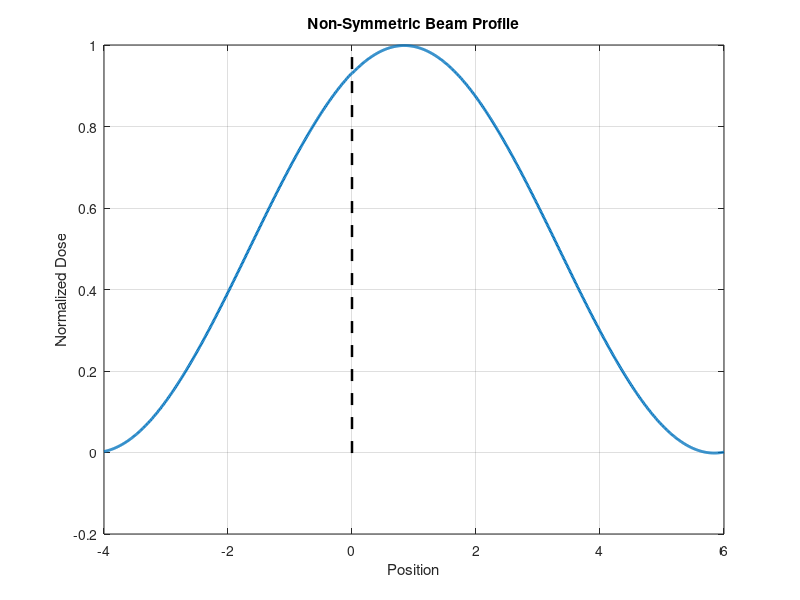

MATLAB code to generate this figure: (Note: this script raises an error after producing the figure.)
% Author: Dalton H Bermudez (UW Madison)
% Accessment of simulated beam profile symmetry of real clinical beam profiles,
% comparing proposed correlative symmetric index (CSI) with standard Point
% wise Quotient and Area based metrics

% Define parameters
x = linspace(-4, 6, 1000); % X-axis range and resolution
A1 = 1; % Amplitude of the sine function
A2 = 0.5; % Amplitude of the cosine function
k = 2 * pi / 10; % Wave number (frequency component)
phi = pi / 4; % Phase shift to break symmetry in the profile

% Generate the beam profile
beam_profile = A1 * sin(k * x + phi) + A2 * cos(k * x);
beam_profile_2 = beam_profile - min(beam_profile);
beam_profile_3 = beam_profile_2./max(beam_profile_2);

% Ensure the areas are symmetric
left_area = trapz(x(x < 0), beam_profile_3(x < 0)); % Area on the left side
right_area = trapz(x(x > 0), beam_profile_3(x > 0)); % Area on the right side
Area_quotint = (right_area-left_area)./(left_area+right_area );
% Adjust the profile to make areas symmetric
adjustment = (right_area - left_area) / (2 * sum(x > 0)); % Calculate adjustment factor
beam_profile_3(x > 0) = beam_profile_3(x > 0) - adjustment; % Adjust the right side

% Plot the beam profile
figure;
plot(x, beam_profile_3, 'LineWidth', 2);
hold on;
plot([0 0], [min(beam_profile_3) max(beam_profile_3)], 'k--', 'LineWidth', 1.8); % Center line
title('Non-Symmetric Beam Profile');
xlabel('Position');
ylabel('Normalized Dose');
grid on;
hold off;

%%
% Define parameters
x = linspace(-4, 6, 1000); % X-axis range and resolution
A1 = 1; % Amplitude of the sine function
A2 = 0.5; % Amplitude of the cosine function
k = 2 * pi / 10; % Wave number (frequency component)
phi = pi / 4; % Phase shift to break symmetry in the profile

% Generate the beam profile
beam_profile = A1 * sin(k * x + phi) + A2 * cos(k * x);
beam_profile_2 = beam_profile - min(beam_profile);
beam_profile_3 = beam_profile_2./max(beam_profile_2);

% Ensure the areas are symmetric
left_area = trapz(x(x > -2), beam_profile_3(x >-2)); % Area on the left side
right_area = trapz(x(x <2 ), beam_profile_3(x < 2));
Area_quotint_no_noise = (right_area-left_area)./(left_area+right_area );
% Adjust the profile to make areas symmetric
adjustment = (right_area - left_area) / (2 * sum(x > 0)); % Calculate adjustment factor
beam_profile_3(x > 0) = beam_profile_3(x > 0) - adjustment; % Adjust the right side

% Calculate pointwise difference quotient
left_side = beam_profile_3(x < 0);
right_side = beam_profile_3(x > 0);

% Ensure left_side and right_side are of equal length
min_length = min(length(left_side), length(right_side));
left_side = left_side(end-min_length+1:end);
right_side = right_side(1:min_length);
inverted_left_side = flip(left_side); % horizontally  invert the left side

difference_quotient = abs(right_side - inverted_left_side) ./ max([right_side,inverted_left_side]) ;
%difference_quotient_max = max((right_side - left_side) ./ left_side);


% Calculate cross-correlation
inverted_left_side = flip(left_side); % horizontally  invert the left side
[cross_corr,lags] = xcorr(right_side, inverted_left_side, 'biased');
cross_corr_2 = xcorr(right_side, inverted_left_side, 'coeff');
signal1_2d = reshape(right_side, 1, []);
signal2_2d = reshape(inverted_left_side, 1 ,[]);
ssimValue_nonoise= ssim(signal1_2d, signal2_2d , 'exp', [1,1, 1])
% Plot the beam profile
figure;
subplot(2,2,1);
plot(x, beam_profile_3, 'LineWidth', 2);
hold on;
plot([0 0], [min(beam_profile_3) max(beam_profile_3)], 'k--', 'LineWidth', 1.8); % Center line
title('Non-Symmetric Beam Profile with Symmetric Area');
xlabel('Position (cm)');
ylabel('Normalized Dose');
grid on;
hold off;

% Plot the pointwise difference quotient
subplot(2,2,2);
a = x(x > 0);
plot(a(1:400), difference_quotient, 'LineWidth', 2);
title('Pointwise Difference Quotient Between Left and Right Sides');
xlabel('Position (cm)');
ylabel('Difference Quotient');
grid on;

% Plot the cross-correlation
subplot(2,2,3);
plot(lags/100, cross_corr, 'LineWidth', 2);
title('Cross-Correlation Between Right Side and Horizontal Inverted Left Side');
xlabel('Position (cm)');
ylabel('Cross-Correlation');
grid on;
subplot(2,2,4);
plot(a(1:400), inverted_left_side, 'LineWidth', 2);
hold on
plot(a(1:400), right_side, 'LineWidth', 2); hold off
title('inverted left vs right beam profile')
ylabel('Normalized Dose');
xlabel('Position (cm)');
grid on;
%% with Added noise 
% Define parameters
x = linspace(-4, 6, 1000); % X-axis range and resolution
A1 = 1; % Amplitude of the sine function
A2 = 0.5; % Amplitude of the cosine function
k = 2 * pi / 10; % Wave number (frequency component)
phi = pi / 4; % Phase shift to break symmetry in the profile
x1 = linspace(-4, 6, 1999);
% Generate the beam profile
cf1 = 250;         % central fq
bw = 0.25;          % bandwidth in octave
low_f1 = cf1 / 2 ^ (bw/2);      % lower limit of the fq range
high_f1 = cf1 * 2 ^ (bw/2);     % upper limit of the fq range
fs = 1000;          % sampling frequency
% geberate a gaussian white signal

% band pass the white noise to get the narrow band 
fv = linspace(0, 1, 2);                                % Normalised Frequencies
a = 1./(1 + fv*2);                                       % Amplitudes Of ‘1/f’
b = firls(42, fv, a);  
N = 1000;
ns = 0.3*rand(size(x));
invfn = filtfilt(b, 1, ns);                             % Create ‘1/f’ Noise
figure(2)
plot([0:N-1], invfn)                                    % Plot Noise In Time Domain
grid


Gaussian_noise = 0.3*rand(size(x));

beam_profile = A1 * sin(k * x + phi) + A2 * cos(k * x)+invfn;
beam_profile_2 = beam_profile - min(beam_profile);
beam_profile_3 = beam_profile_2./max(beam_profile_2);
plot(x,beam_profile)
ylim([-1 1])
% Ensure the areas are symmetric
left_area = trapz(x(x > -2), beam_profile_3(x >-2)); % Area on the left side
right_area = trapz(x(x <2 ), beam_profile_3(x < 2)); % Area on the right side
Area_quotint_noise = (right_area-left_area)./(left_area+right_area );
% Adjust the profile to make areas symmetric
inverted_left_side = flip(left_side); % Vertically invert the left side
adjustment = (right_area - left_area) / (2 * sum(x > 0)); % Calculate adjustment factor
beam_profile(x > 0) = beam_profile(x > 0) - adjustment; % Adjust the right side

% Calculate pointwise difference quotient
left_side = beam_profile_3(x < 0);
right_side = beam_profile_3(x > 0);

% Ensure left_side and right_side are of equal length
min_length = min(length(left_side), length(right_side));
left_side = left_side(end-min_length+1:end);
right_side = right_side(1:min_length);

difference_quotient = abs(right_side - inverted_left_side ) ./ max([right_side,inverted_left_side]);
difference_quotient_max = max(abs((right_side - left_side) ./ left_side));


% Calculate cross-correlation
inverted_left_side = flip(left_side); % Vertically invert the left side
[cross_corr, lags] = xcorr(right_side, inverted_left_side, 'biased');
cross_corr_2 = xcorr(right_side, inverted_left_side, 'biased');
signal1_2d = reshape(right_side, 1, []);
signal2_2d = reshape(inverted_left_side, 1 ,[]);
ssimValue_noise= ssim(signal1_2d, signal2_2d , 'exp', [1,1, 1])
% Plot the beam profile
figure;
subplot(2,2,1);
plot(x, beam_profile_3, 'LineWidth', 2);
hold on;
plot([0 0], [min(beam_profile_3) max(beam_profile_3)], 'k--', 'LineWidth', 1.8); % Center line
title('Non-Symmetric Beam Profile with Symmetric Area');
xlabel('Position (cm)');
ylabel('Normalized Dose');
grid on;
hold off;

% Plot the pointwise difference quotient
subplot(2,2,2);
a = x(x > 0);
plot(a(1:400), abs(difference_quotient), 'LineWidth', 2);
title('Pointwise Difference Quotient Between Left and Right Sides');
xlabel('Position (cm)');
ylabel('Difference Quotient');
grid on;

% Plot the cross-correlation
subplot(2,2,3);
plot(lags/100,  cross_corr, 'LineWidth', 2);
title('Cross-Correlation Between Right Side and Horizontal Inverted Left Side');
xlabel('Position (cm)');
ylabel('Cross-Correlation');
grid on;

subplot(2,2,4);
plot(a(1:400),inverted_left_side, 'LineWidth', 2);
hold on
plot(a(1:400), right_side, 'LineWidth', 2); hold off
title('inverted left vs right beam profile')
ylabel('Normalized Dose');
xlabel('Position (cm)');
grid on;
%%
% Define the time vector
t = -10:0.01:10;

% Define the rectangular function
rect = @(t) (abs(t) <= 1);  % Width of 2, centered at t = 0

% Define the cosine wave shifted and with minimum value zero
A = 1; % Amplitude of the cosine wave
f = 1; % Frequency of the cosine wave
cos_wave = @(t) A * cos(2 * pi * f * t) + A;  % Shifted cosine wave

% Compute the rectangular function
rect_t = rect(t);

% Compute the cosine wave
cos_t = cos_wave(t);

% Perform the convolution
conv_result = conv(rect_t, cos_t, 'same') * 0.01; % Scaling factor to match the time step

% Plot the original signals
figure;
subplot(3,1,1);
plot(t, rect_t);
title('Rectangular Function');
xlabel('Position (cm)');
ylabel('Amplitude');
grid on;

subplot(3,1,2);
plot(t, cos_t);
title('Shifted Cosine Wave');
xlabel('Position (cm)');
ylabel('Amplitude');
grid on;

% Plot the convolution result
subplot(3,1,3);
plot(t, conv_result);
title('Convolution of Rectangular Function with Shifted Cosine Wave');
xlabel('Position (cm)');
ylabel('Amplitude');
grid on;
%%
% Define the time vector
t = -10:0.01:10;

% Define the rectangular function
rect = @(t) (abs(t) <= 1);  % Width of 2, centered at t = 0

% Define the cosine wave shifted with minimum value zero
A = 1/100; % Amplitude of the cosine wave
f = 1/16; % Frequency of the cosine wave
t2 = -0.97:0.01:1;
cos_wave = @(t2) A * sin(2 * pi * f * t2) + A;  % Shifted cosine wave
t3 = -0.97:0.001:0.5;
y = -0.3*t3+0.4;
% Define the Gaussian function
sigma = 1; % Standard deviation of the Gaussian
gaussian = @(t) exp(-t.^2 / (2 * sigma^2));

% Compute the rectangular function
rect_t = rect(t);

% Compute the cosine wave
cos_t = cos_wave(t);
gauss_t = gaussian(t);
conv_cos_gauss = conv(y, gauss_t, 'same') * 0.01; % Scaling factor to match the time step
% Perform the convolution of the rectangular function with the cosine wave
conv_rect_cos = conv(rect_t, conv_cos_gauss, 'same') * 0.01; % Scaling factor to match the time step

% Compute the Gaussian function
%gauss_t = gaussian(t);

% Perform the convolution of the previous result with the Gaussian function
%conv_result = conv(conv_rect_cos, gauss_t, 'same') * 0.01; % Scaling factor to match the time step

% Plot the original signals
figure(1);
subplot(2,2,1);
plot(t, rect_t,'LineWidth', 2);
title('Rectangular Function');
xlabel('Position (cm)');
ylabel('Normalized Dose');
grid on;

subplot(2,2,2);
plot(t3, y,'LineWidth', 2);
title('linear function');
xlabel('Position (cm)');
ylabel('Normalized Dose');
grid on;

subplot(2,2,3);
plot(t3, conv_cos_gauss,'LineWidth', 2);
title('Convolution of Rectangular Function with linear function');
xlabel('Position (cm)');
ylabel('Normalized Dose');
grid on;


subplot(2,2,4);
plot(t, conv_rect_cos./max(conv_rect_cos),'LineWidth', 2);
title('Convolution Result with Gaussian');
ylabel('Normalized Dose');
xlabel('Position (cm)');
grid on;

beam_profile_wedge = conv_rect_cos./max(conv_rect_cos);

left_side_wedge = beam_profile_wedge(t < 0);
right_side_wedge = beam_profile_wedge(t > 0);
inverted_left_side_wedge = flip(left_side_wedge);
 
difference_quotient = (right_side_wedge - inverted_left_side_wedge) ./ max([right_side_wedge,inverted_left_side_wedge]);

left_area = trapz(t((0 > t)& (t > -7.5)), beam_profile_wedge( (0 > t) & (t>-7.5))); % Area on the left side
right_area = trapz(t((0 < t)& (t <7) ), beam_profile_wedge((0 < t) & (t < 7))); % Area on the right side

Area_quotint_wedge = (right_area-left_area)./(left_area+right_area );
inverted_left_side_wedge = flip(left_side_wedge); % Vertically invert the left side
[cross_corr_wedge, lags] =  xcorr(right_side_wedge, inverted_left_side_wedge, 'biased');
C1 = cov(right_side_wedge,inverted_left_side_wedge, 1);
signal1_2d = reshape(right_side_wedge, 1, []);
signal2_2d = reshape(inverted_left_side_wedge, 1 ,[]);
ssimValue_2 = ssim(signal1_2d, signal2_2d , 'exp', [1,1, 1])
figure(2);
subplot(2,2,1);
plot(t, conv_rect_cos./max(conv_rect_cos),'LineWidth', 2);
title('Convolution Result with Gaussian');
xlabel('Position (cm)');
ylabel('Normalized Dose');
grid on;
% Plot the pointwise difference quotient
subplot(2,2,2);
plot(t(t > 0), abs(difference_quotient), 'LineWidth', 2);
title('Pointwise Difference Quotient Between Left and Right Sides');
xlabel('Position (cm)');
ylabel('Difference Quotient');
grid on;

% Plot the cross-correlation
subplot(2,2,3);
plot(lags/100,  cross_corr_wedge, 'LineWidth', 2);
title('Cross-Correlation Between Right Side and Horizontal Inverted Left Side');
xlabel('Position (cm)');
ylabel('Cross-Correlation');
grid on;

subplot(2,2,4);
plot(t(t > 0),inverted_left_side_wedge, 'LineWidth', 2);
hold on
plot(t(t > 0), right_side_wedge,'LineWidth', 2); hold off
title('inverted left vs right beam profile')
xlabel('Position (cm)');
ylabel('Normalized Dose');
grid on;

